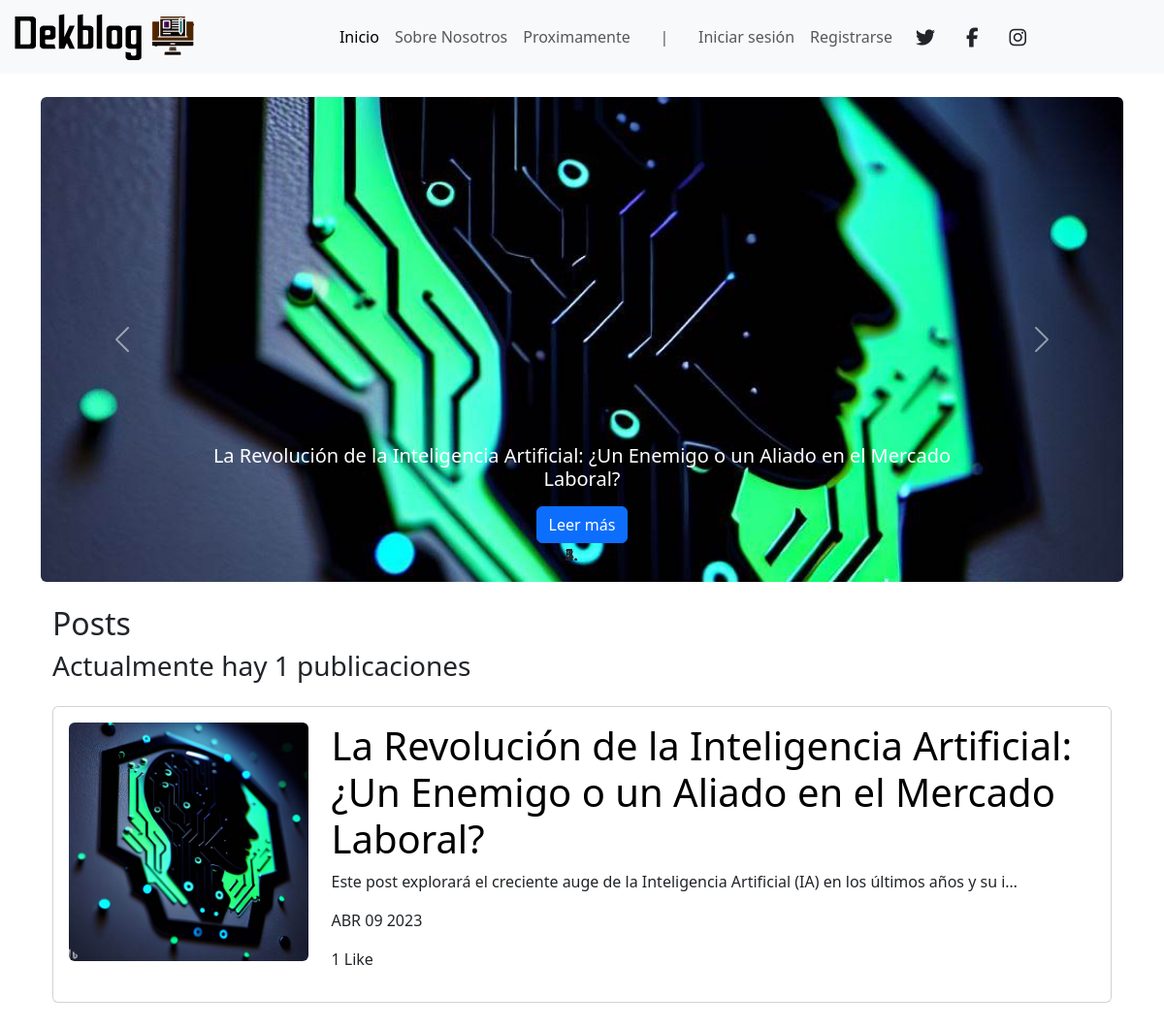
The app's page /, older data.
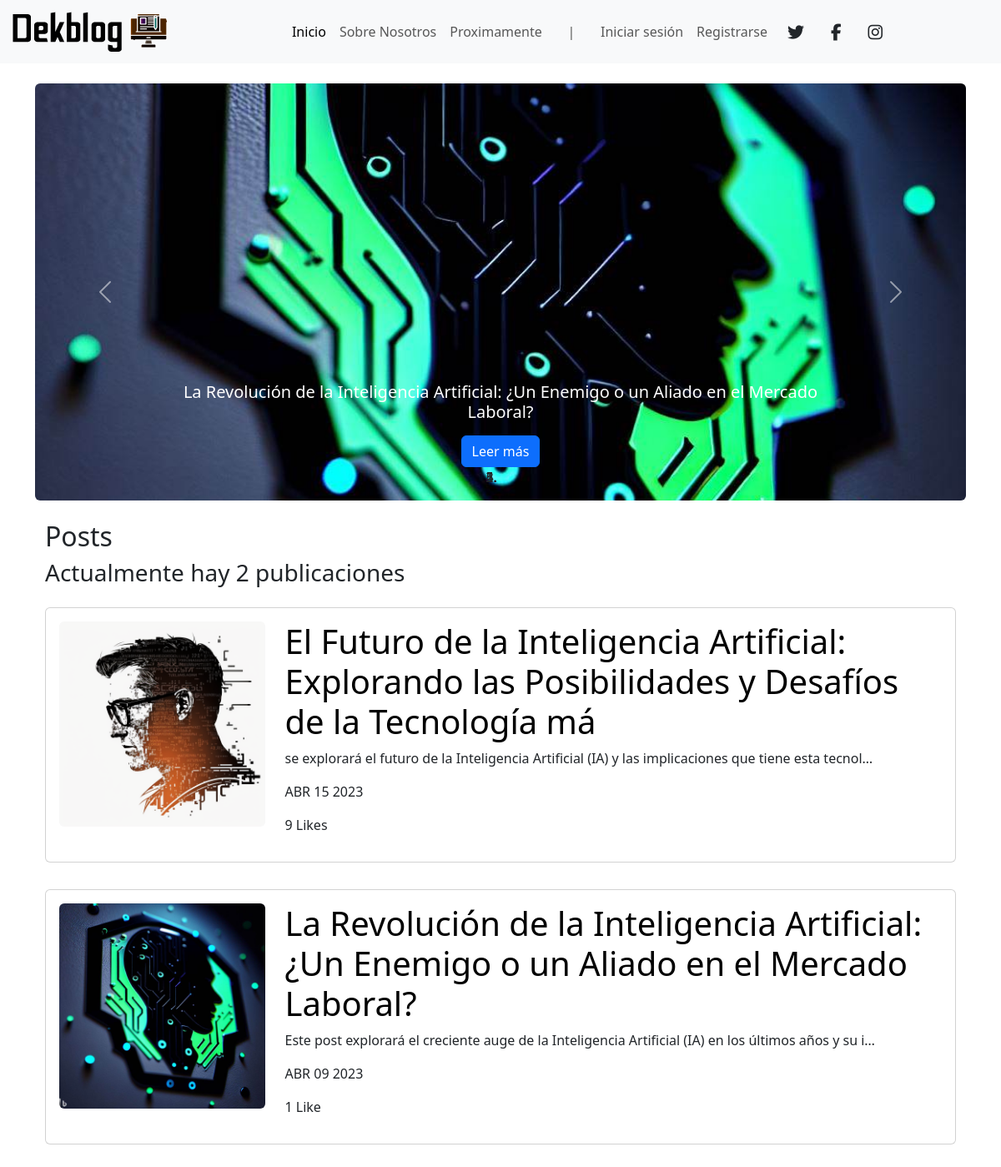
The same page, newer data.
### blog/models.py (models this page shows, shortened)
class Post(models.Model):
    title = CharField(max_length=100)
    description = CharField(max_length=1000)
    content = TextField(max_length=6000, null=True)
    ilustration = ImageField(upload_to="blog/images/blog", null=True)
    continuation_of_content = TextField(max_length=6000, null=True)
    ilustration_2 = ImageField(upload_to="blog/images/blog", null=True)
    end_of_content = TextField(max_length=6000, null=True)
    image = ImageField(upload_to="blog/images/blog")
    date = DateField(default=date.today)
    likes = models.ManyToManyField(User, related_name='likes', blank=True)

### blog/views.py (the view)
# urls.py: path('', views.renderPosts, name="posts"),
def renderPosts(request):
    total_posts = Post.objects.count()
    posts = Post.objects.order_by("-date")
    popular_posts = set(Post.objects.annotate(num_likes=Count('likes')).order_by('-num_likes')[:5])
    return render (request, "blog.html", {"posts": posts, "total_posts": total_posts, "popular_posts": popular_posts })

### blog/templates/blog.html (shortened to what this page needs)
{% load static %}
<!DOCTYPE html>
<html lang="en">
<head>
    <link href="https://cdn.jsdelivr.net/npm/bootstrap@5.3.0-alpha3/dist/css/bootstrap.min.css" rel="stylesheet">
    <link rel="stylesheet" href="{% static 'style.css' %}">
</head>
<body class="text-dark">
    {% include 'partials/navbar.html' %}
    <br>
    <div class="container">
        <div class="row">
          <div class="col-md-12">
            <div id="popular-posts-carousel" class="carousel slide" data-ride="carousel" data-interval="6000">
              <ol class="carousel-indicators">
              </ol>
              <div class="carousel-inner" style="height: 500px;">
                {% for post in popular_posts|slice:":5" %}
                  <div class="carousel-item{% if forloop.first %} active{% endif %}">
                    <img src="{{ post.image.url }}" class="d-block w-100 img-fluid rounded" alt="{{ post.title }}" style="object-fit: cover; height: 500px;">
                    <div class="carousel-caption d-none d-md-block">
                      <h5>{{ post.title }}</h5>
                      <a href="{% url 'post_detail' post.pk %}" class="btn btn-primary">Leer más</a>
                    </div>
                  </div>
                {% endfor %}
              </div>
              <a class="carousel-control-prev" href="#popular-posts-carousel" role="button" data-slide="prev">
                <span class="carousel-control-prev-icon" aria-hidden="true"></span>
              </a>
              <a class="carousel-control-next" href="#popular-posts-carousel" role="button" data-slide="next">
                <span class="carousel-control-next-icon" aria-hidden="true"></span>
              </a>
            </div>
          </div>
        </div>
      </div>
    <div class="container p-4">
        <h1 class="fs-2">Posts</h1>
        <h3>Actualmente hay {{total_posts}} publicaciones</h3>
        {% for post in posts %}
        <div class="py-3">
            <div class="card card-body bg-#373130">
                <div class="row">
                    <div class="col-3">
                        <img class="img-fluid rounded" src="{{post.image.url}}" alt="{{post.title}}">
                    </div>
                    <div class="col-9">
                    <a class="text-decoration-none text-black" href="{% url 'post_detail' post.id%}"><h1>{{post.title}}</h1></a>
                    <p>{{post.description|striptags|truncatechars:100}}</p>
                    <p>{{post.date|date:'M d Y'|upper}}</p>
                {% with total_likes=post.likes.count %}
                    <p>{{ total_likes }} {{ total_likes|pluralize:"Like,Likes" }} </p>
                {% endwith %}
                </div>
            </div>
        </div>
    </div>
        {% endfor %}
    </div>
</body>
</html>

Row changes from the older to the newer data that the page shows:
added Post: image (picture), title "El Futuro de la Inteligencia Artificial: Explorando las Posibilidades y Desafíos de la Tecnología má", description "se explorará el futuro de la Inteligencia Artificial (IA) y las implicaciones que tiene esta tecnol…", date "ABR 15 2023", likes.count "9", shown under "Actualmente hay 2 publicaciones"
Text that changed along with them:
{{ total_posts }}: "1" → "2"
